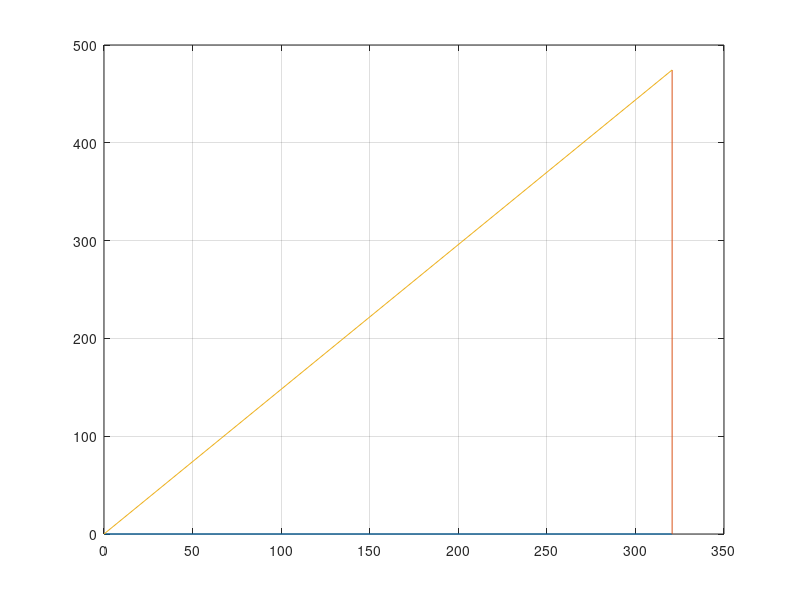
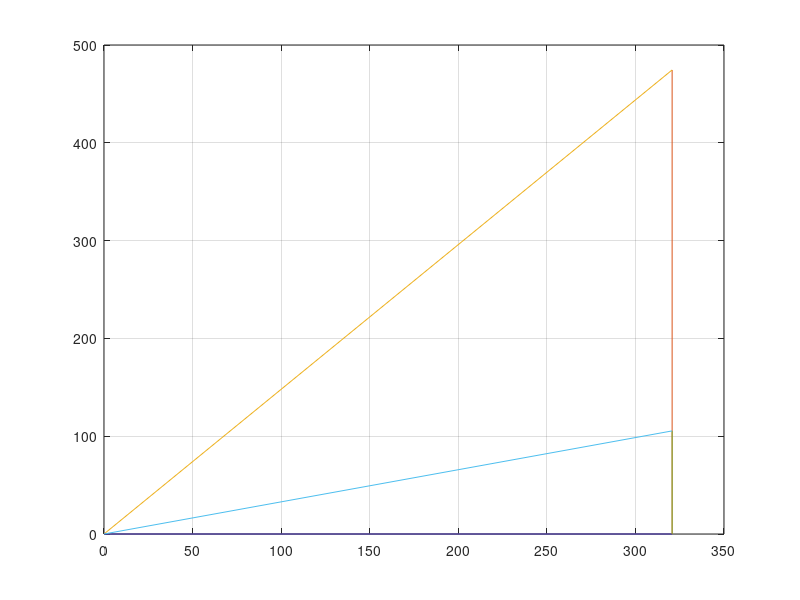
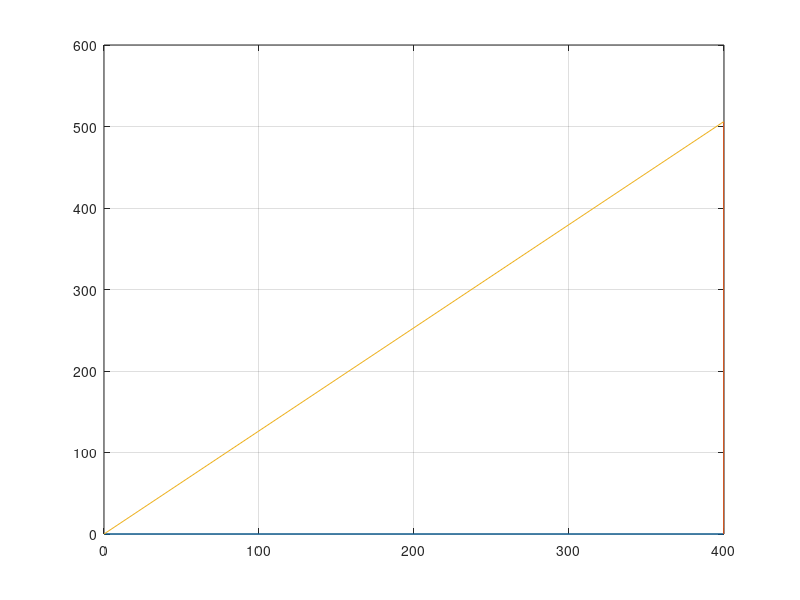
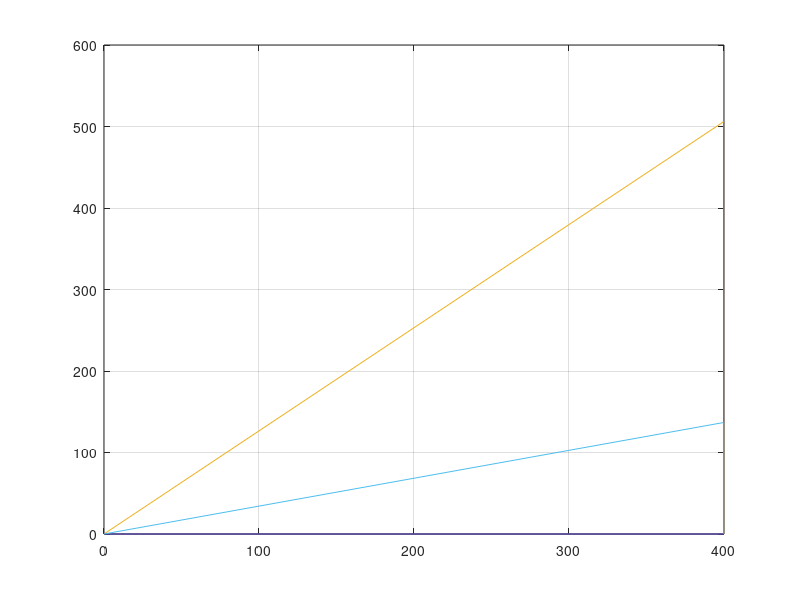

These figures' MATLAB source, in order:
Pmec75 = (0.75)*183.875;
Rend75 = 0.43; # Rend = Pmec/Pele -> Rend = 0.36 ou 36%
Pele75 = Pmec75/Rend75;

fp75 = 0.56; # fp = P/modS
modS75 = Pele75/fp75;
Q75 = sqrt(modS75^2 - Pele75^2);
S75 = Pele75 + j*Q75;

figure(1);
plot([0 Pele75], [0 0], [Pele75 Pele75],...
     [0 Q75], [0 Pele75], [0 Q75]); grid on;

# compensação do fator de potência
fp75_ = 0.95;
modS75_ = Pele75/fp75_;
Q75_ = sqrt(modS75_^2 - Pele75^2);

Qc = Q75 - Q75_;
#V = R*I;
#P = R*I^2 = V^2/R;
Vn = 220;
f = 60;
w = 2*pi*f;
# Qc = Vn^2/Xc;
Xc = Vn^2/Qc;
% Xc = 1/(w*C);
C = 1/(w*Xc);


figure(2);
plot(# triângulo das potências antes da correção
     [0 Pele75], [0 0], [Pele75 Pele75],...
     [0 Q75], [0 Pele75], [0 Q75], ...
     # triângulo das potências depois da correção
     [0 Pele75], [0 0], [Pele75 Pele75],...
     [0 Q75_], [0 Pele75], [0 Q75_]); grid on;

# análise para operação com 100% da carga (carga nominal)
Pmec100 = (1)*183.875;
Rend100 = 0.46; # Rend = Pmec/Pele -> Rend = 0.36 ou 36%
Pele100 = Pmec100/Rend100;

fp100 = 0.62; # fp = P/modS
modS100 = Pele100/fp100;
Q100 = sqrt(modS100^2 - Pele100^2);
S100 = Pele100 + j*Q100;

figure(3);
plot([0 Pele100], [0 0], [Pele100 Pele100],...
     [0 Q100], [0 Pele100], [0 Q100]); grid on;

# análise após compensação com o capacitor disponível (c75)
# aplicado ao motor com rendimento de 100%

Q100_ = Q100 - Qc;
S100_ = Pele100 + j*(Q100_);

# novo fator de potência para o motor com rend. de 100%
fp_ = Pele100/abs(S100_);

figure(4);
plot(# triângulo das potências antes da correção
     [0 Pele100], [0 0], [Pele100 Pele100],...
     [0 Q100], [0 Pele100], [0 Q100], ...
     # triângulo das potências depois da correção
     [0 Pele100], [0 0], [Pele100 Pele100],...
     [0 Q100_], [0 Pele100], [0 Q100_]); grid on;
